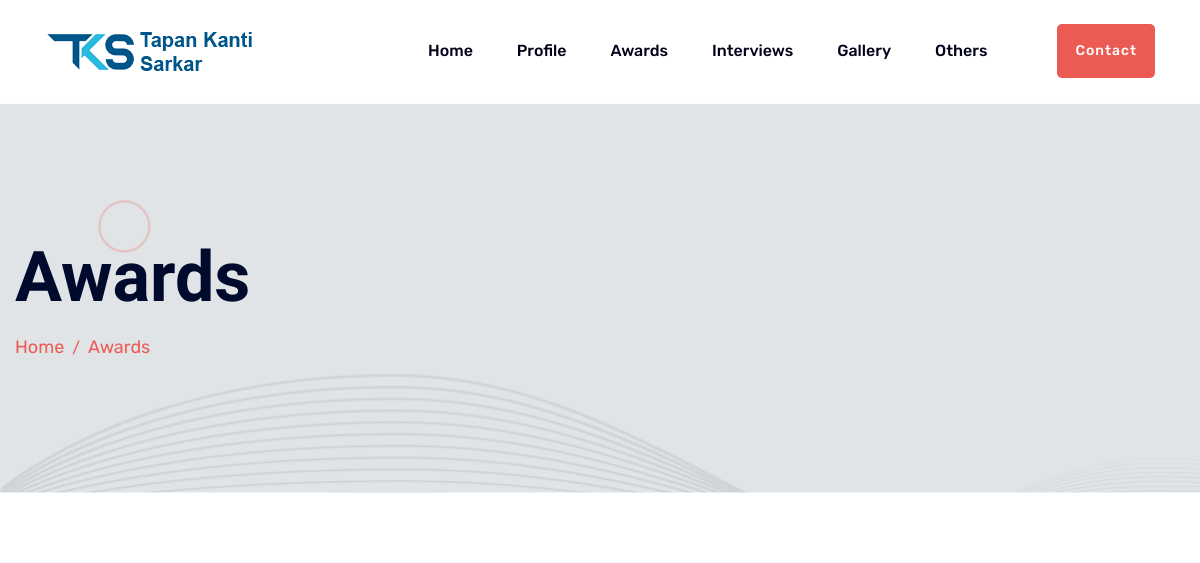
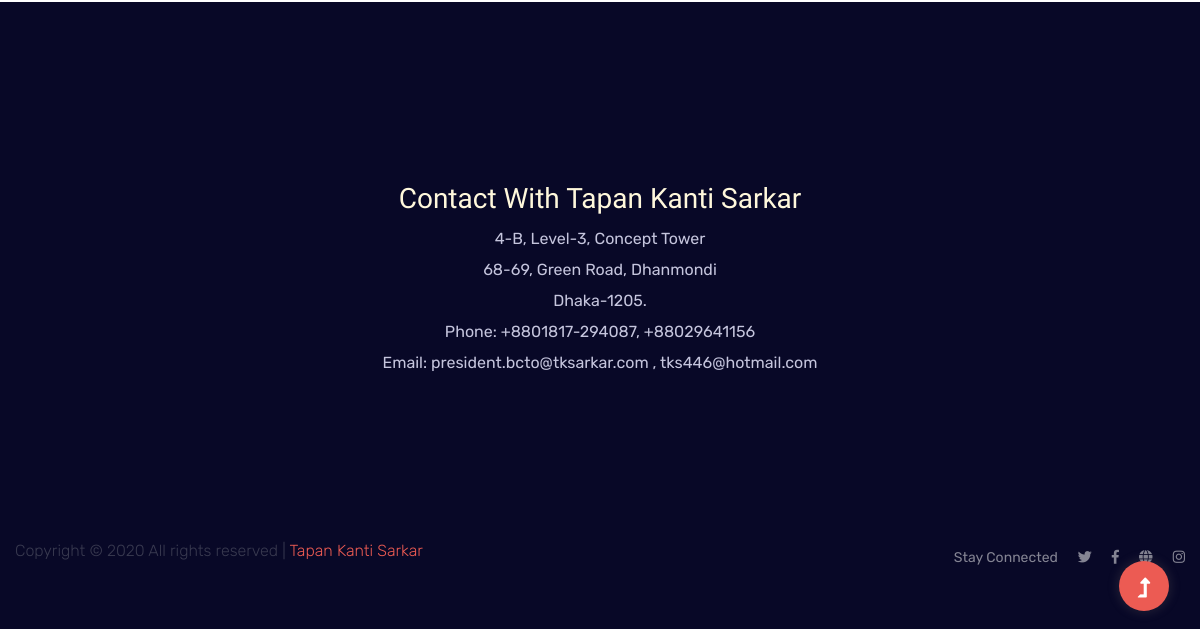
/awards, run on an earlier commit of the app's database (2 pictures, top to bottom).
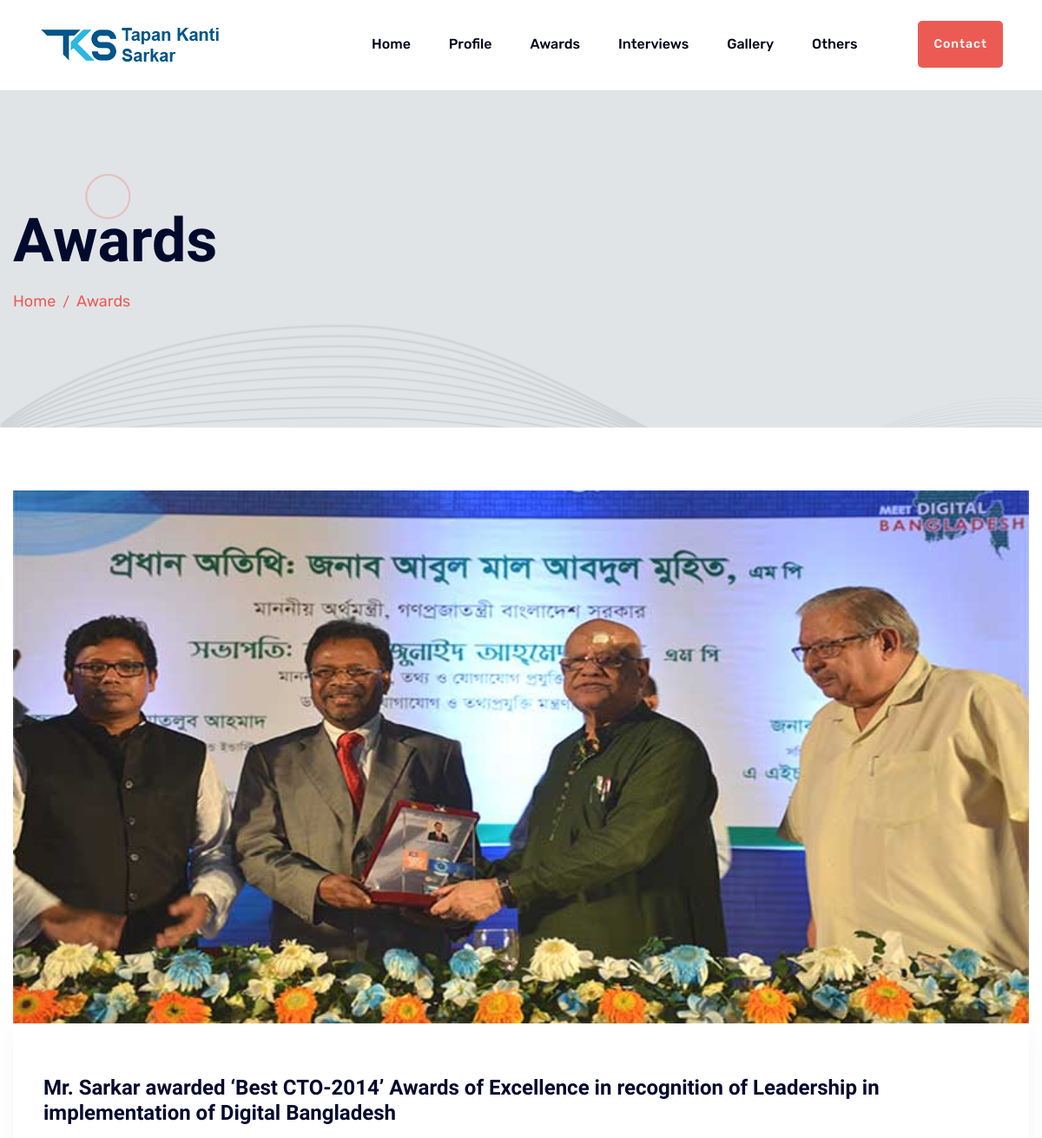
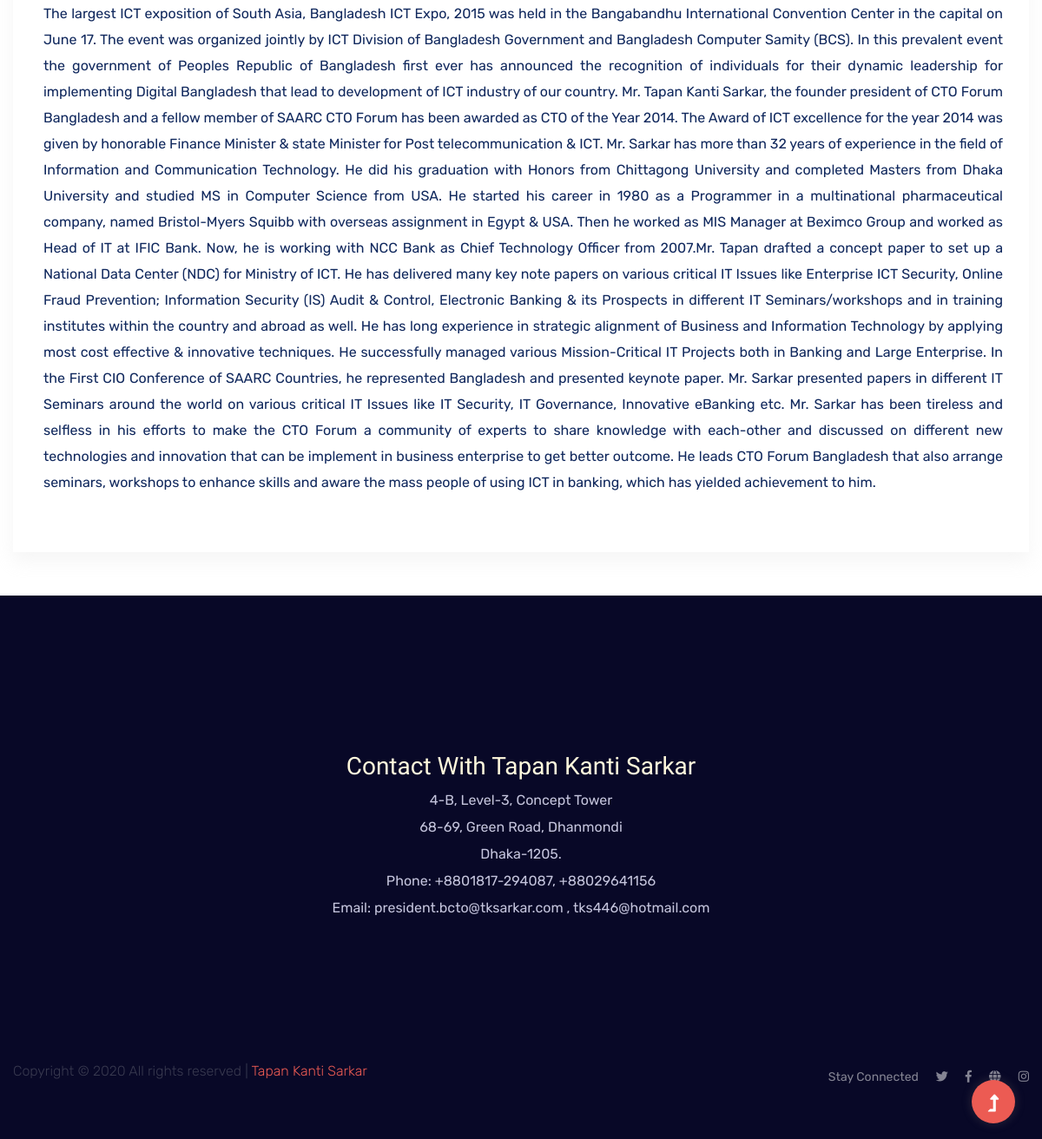
And on a later commit of the database (2 pictures, top to bottom).
### app_tks/models.py (models this page shows, shortened)
class Award(models.Model):
    title = models.CharField(max_length=150)
    image = models.ImageField(upload_to='Awards')
    description = models.TextField()

### app_tks/views.py (the view)
# urls.py: path('awards', views.awards, name= 'awards'),
def awards(request):
    awards = Award.objects.all()
    return render(request, 'awards.html',
    {'awards': awards}
    )

### Templates/awards.html
{% extends 'base.html' %}
{% block content %}
{% load static %}
        <div class="slider-area ">
            <div class="slider-height2 d-flex align-items-center">
                <div class="container">
                    <div class="row">
                        <div class="col-xl-12">
                            <div class="hero-cap">
                                <h2>Awards</h2>
                                <nav aria-label="breadcrumb ">
                                    <ol class="breadcrumb">
                                    <li class="breadcrumb-item"><a href="/">Home</a></li>
                                    <li class="breadcrumb-item"><a href="{% url 'awards' %}">Awards</a></li>
                                    </ol>
                                </nav>
                            </div>
                        </div>
                    </div>
                </div>
            </div>
        </div>
        <br><br><br>
        <div class="container ">
            {% for award in awards %}
            <article class="blog_item">
                <div class="blog_item_img">
                    <img class="card-img rounded-0" src="{{award.image.url}}"
                        alt="Award Image ">
                </div>
                <div class="blog_details">
                    <a class="d-inline-block" href="blog_details.html">
                        <h2>{{award.title}}</h2>
                    </a>
                    <p class="text-justify">{{award.description}}</p>
                </div>
            </article>
            {% endfor %}
        </div>
{% endblock %}

### Templates/base.html (shortened to what this page needs)
{% load static %}
<!DOCTYPE html>
<html class="no-js" lang="zxx">
<head>
    <link rel="stylesheet" href="{% static 'assets/css/bootstrap.min.css' %}">
    <link rel="stylesheet" href="{% static 'assets/css/owl.carousel.min.css' %}">
    <link rel="stylesheet" href="{% static 'assets/css/slicknav.css' %}">
    <link rel="stylesheet" href="{% static 'assets/css/flaticon.css' %}">
    <link rel="stylesheet" href="{% static 'assets/css/animate.min.css' %}">
    <link rel="stylesheet" href="{% static 'assets/css/magnific-popup.css' %}">
    <link rel="stylesheet" href="{% static 'assets/css/fontawesome-all.min.css' %}">
    <link rel="stylesheet" href="{% static 'assets/css/themify-icons.css' %}">
    <link rel="stylesheet" href="{% static 'assets/css/slick.css' %}">
    <link rel="stylesheet" href="{% static 'assets/css/nice-select.css' %}">
    <link rel="stylesheet" href="{% static 'assets/css/style.css' %}">
</head>
<body>
    <header>
        <div class="header-area">
            <div class="main-header  header-sticky">
                <div class="container-fluid">
                    <div class="row align-items-center">
                        <div class="col-xl-2 col-lg-2 col-md-1">
                            <div class="logo">
                                <a href="/"><img src="{% static 'assets/img/logo/logo.png' %} " alt=""></a>
                            </div>
                        </div>
                        <div class="col-xl-10 col-lg-10 col-md-10">
                            <div class="menu-main d-flex align-items-center justify-content-end">
                                <div class="main-menu f-right d-none d-lg-block">
                                    <nav>
                                        <ul id="navigation">
                                            <li><a href="/">Home</a></li>
                                            <li><a href="{% url 'profile' %}">Profile</a></li>
                                            <li><a href="{% url 'awards' %}">Awards</a></li>
                                            <li><a href="{% url 'interviews' %}">Interviews</a></li>
                                            <li><a href="#">Gallery</a>
                                            </li>
                                            <li><a href="#">Others</a>
                                            </li>
                                        </ul>
                                    </nav>
                                </div>
                                <div class="header-right-btn f-right d-none d-xl-block ml-20">
                                    <a href="{% url 'contact' %}" class="btn header-btn">Contact</a>
                                </div>
                            </div>
                        </div>
                        <div class="col-12">
                        </div>
                    </div>
                </div>
            </div>
        </div>
    </header>
    <main>
        {% block content %}
        {% endblock %}
    </main>
    <footer>
        <div class="footer-area">
            <div class="container">
                <div class="footer-top footer-padding">
                    <div class="row justify-content-center">
                        <div class="col-lg-6">
                            <div class="footer-top-cap text-center">
                                <h3 style="color: cornsilk;">Contact With Tapan Kanti Sarkar</h3>
                                <p>4-B, Level-3, Concept Tower</p>
                                <p>68-69, Green Road, Dhanmondi</p>
                                <p>Dhaka-1205.</p>
                                <p>Phone: +8801817-294087, +88029641156</p>
                                <p>Email: president.bcto@tksarkar.com , tks446@hotmail.com
                                </p>
                            </div>
                        </div>
                    </div>
                </div>
                <div class="footer-bottom">
                    <div class="row d-flex justify-content-between align-items-center">
                        <div class="col-xl-9 col-lg-8">
                            <div class="footer-copy-right">
                                <p>
                                    Copyright &copy;
                                    <script>document.write(new Date().getFullYear());</script> All rights reserved | <a
                                        target="_blank">Tapan Kanti Sarkar</a>
                                </p>
                            </div>
                        </div>
                        <div class="col-xl-3 col-lg-4">
                            <div class="footer-social f-right">
                                <a>Stay Connected</a>
                                <a href="#"><i class="fab fa-twitter"></i></a>
                                <a href="#"><i class="fab fa-facebook-f"></i></a>
                                <a href="#"><i class="fas fa-globe"></i></a>
                                <a href="#"><i class="fab fa-instagram"></i></a>
                            </div>
                        </div>
                    </div>
                </div>
            </div>
        </div>
    </footer>
    <div id="back-top">
        <a title="Go to Top" href="#"> <i class="fas fa-level-up-alt"></i></a>
    </div>
</body>
</html>

What changed in the data, as far as the page shows it:
added Award: image (picture), title "Mr. Sarkar awarded ‘Best CTO-2014’ Awards of Excellence in recognition of Leadership in implementation of Digital Bangladesh", description "The largest ICT exposition of South Asia, Bangladesh ICT Expo, 2015 was held in the Bangabandhu International Convention Center in the capital on June 17. The event was organized jointly by ICT Division of Bangladesh Government and Bangladesh Computer Samity (BCS). In this prevalent event the government of Peoples Republic of Bangladesh first ever has announced the recognition of individuals for their dynamic leadership for implementing Digital Bangladesh that lead to development of ICT industry of our country. Mr. Tapan Kanti Sarkar, the founder president of CTO Forum Bangladesh and a fellow member of SAARC CTO Forum has been awarded as CTO of the Year 2014. The Award of ICT excellence for…"
